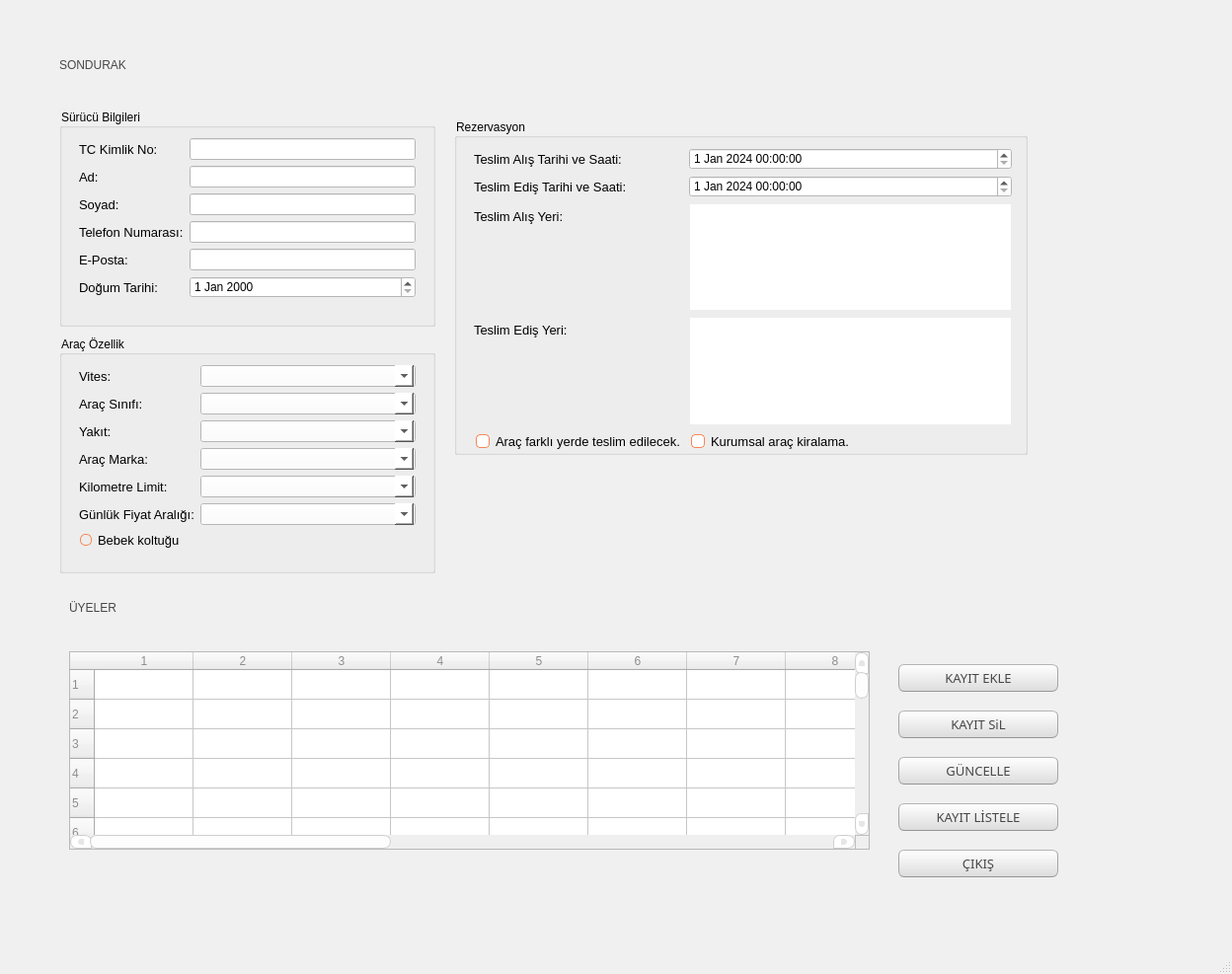
<?xml version="1.0" encoding="UTF-8"?>
<ui version="4.0">
 <class>MainWindow</class>
 <widget class="QMainWindow" name="MainWindow">
  <property name="geometry">
   <rect>
    <x>0</x>
    <y>0</y>
    <width>1248</width>
    <height>987</height>
   </rect>
  </property>
  <property name="windowTitle">
   <string>MainWindow</string>
  </property>
  <property name="styleSheet">
   <string notr="true">QMainWindow {
	background-color:#f0f0f0;
}
QCheckBox {
	padding:2px;
}
QCheckBox:hover {
	border-radius:4px;
	border-style:solid;
	border-width:1px;
	padding-left: 1px;
	padding-right: 1px;
	padding-bottom: 1px;
	padding-top: 1px;
	border-color: rgb(255,150,60);
	background-color:qlineargradient(spread:pad, x1:0.5, y1:1, x2:0.5, y2:0, stop:0 rgba(190, 90, 50, 50), stop:1 rgba(250, 130, 40, 50));
}
QCheckBox::indicator:checked {
	border-radius:4px;
	border-style:solid;
	border-width:1px;
	border-color: rgb(246, 134, 86);
  	background-color:rgb(246, 134, 86)
}
QCheckBox::indicator:unchecked {
	border-radius:4px;
	border-style:solid;
	border-width:1px;
	border-color:rgb(246, 134, 86);
  	background-color:rgb(255,255,255);
}
QColorDialog {
	background-color:#f0f0f0;
}
QComboBox {
	color:rgb(81,72,65);
	background: #ffffff;
}
QComboBox:editable {
	background: #ffffff;
	color: rgb(81,72,65);
	selection-color:rgb(81,72,65);
	selection-background-color: #ffffff;
}
QComboBox QAbstractItemView {
	color:rgb(81,72,65);	
	background: #ffffff;
	selection-color: #ffffff;
	selection-background-color: rgb(246, 134, 86);
}
QComboBox:!editable:on, QComboBox::drop-down:editable:on {
	color:  #1e1d23;	
	background: #ffffff;
}
QDateTimeEdit {
	color:rgb(81,72,65);
	background-color: #ffffff;
}
QDateEdit {
	color:rgb(81,72,65);
	background-color: #ffffff;
}
QDialog {
	background-color:#f0f0f0;
}
QDoubleSpinBox {
	color:rgb(81,72,65);
	background-color: #ffffff;
}
QFontComboBox {
	color:rgb(81,72,65);
	background-color: #ffffff;
}
QLabel {
	color:rgb(17,17,17);
}
QLineEdit {
	background-color:rgb(255,255,255);
	selection-background-color:rgb(236,116,64);
	color:rgb(17,17,17);
}
QMenuBar {
	color:rgb(223,219,210);
	background-color:rgb(65,64,59);
}
QMenuBar::item {
	padding-top:4px;
	padding-left:4px;
	padding-right:4px;
	color:rgb(223,219,210);
	background-color:rgb(65,64,59);
}
QMenuBar::item:selected {
	color:rgb(255,255,255);
	padding-top:2px;
	padding-left:2px;
	padding-right:2px;
	border-top-width:2px;
	border-left-width:2px;
	border-right-width:2px;
	border-top-right-radius:4px;
	border-top-left-radius:4px;
	border-style:solid;
	background-color:rgb(65,64,59);
	border-top-color: rgb(47,47,44);
	border-right-color: qlineargradient(spread:pad, x1:0, y1:1, x2:1, y2:0, stop:0 rgba(90, 87, 78, 255), stop:1 rgba(47,47,44, 255));
	border-left-color:  qlineargradient(spread:pad, x1:1, y1:0, x2:0, y2:0, stop:0 rgba(90, 87, 78, 255), stop:1 rgba(47,47,44, 255));
}
QMenu {
	color:rgb(223,219,210);
	background-color:rgb(65,64,59);
}
QMenu::item {
	color:rgb(223,219,210);
	padding-left:20px;
	padding-top:4px;
	padding-bottom:4px;
	padding-right:10px;
}
QMenu::item:selected {
	color:rgb(255,255,255);
	background-color: qlineargradient(spread:pad, x1:0.5, y1:1, x2:0.5, y2:0, stop:0 rgba(225, 108, 54, 255), stop:1 rgba(246, 134, 86, 255));
	border-style:solid;
	border-width:3px;
	padding-left:17px;
	padding-top:4px;
	padding-bottom:4px;
	padding-right:7px;
	border-bottom-color:qlineargradient(spread:pad, x1:0.5, y1:1, x2:0.5, y2:0, stop:0 rgba(175,85,48,255), stop:1 rgba(236,114,67, 255));
	border-top-color:qlineargradient(spread:pad, x1:0.5, y1:1, x2:0.5, y2:0, stop:0 rgba(253,156,113,255), stop:1 rgba(205,90,46, 255));
	border-right-color:qlineargradient(spread:pad, x1:0, y1:0.5, x2:1, y2:0.5, stop:0 rgba(253,156,113,255), stop:1 rgba(205,90,46, 255));
	border-left-color:qlineargradient(spread:pad, x1:1, y1:0.5, x2:0, y2:0.5, stop:0 rgba(253,156,113,255), stop:1 rgba(205,90,46, 255));
}
QPlainTextEdit {
	border-width: 1px;
	border-style: solid;
	border-color:transparent;
	color:rgb(17,17,17);
	selection-background-color:rgb(236,116,64);
}
QProgressBar {
	text-align: center;
	color: rgb(0, 0, 0);
	border-width: 1px; 
	border-radius: 10px;
	border-style: inset;
	border-color: rgb(150,150,150);
	background-color:rgb(221,221,219);
}
QProgressBar::chunk:horizontal {
	background-color: qlineargradient(spread:pad, x1:0.5, y1:1, x2:0.5, y2:0, stop:0 rgba(225, 108, 54, 255), stop:1 rgba(246, 134, 86, 255));
	border-style: solid;
	border-radius:8px;
	border-width:1px;
	border-bottom-color:qlineargradient(spread:pad, x1:0.5, y1:1, x2:0.5, y2:0, stop:0 rgba(175,85,48,255), stop:1 rgba(236,114,67, 255));
	border-top-color:qlineargradient(spread:pad, x1:0.5, y1:1, x2:0.5, y2:0, stop:0 rgba(253,156,113,255), stop:1 rgba(205,90,46, 255));
	border-right-color:qlineargradient(spread:pad, x1:0, y1:0.5, x2:1, y2:0.5, stop:0 rgba(253,156,113,255), stop:1 rgba(205,90,46, 255));
	border-left-color:qlineargradient(spread:pad, x1:1, y1:0.5, x2:0, y2:0.5, stop:0 rgba(253,156,113,255), stop:1 rgba(205,90,46, 255));
}
QPushButton{
	color:rgb(17,17,17);
	border-width: 1px;
	border-radius: 6px;
	border-bottom-color: rgb(150,150,150);
	border-right-color: rgb(165,165,165);
	border-left-color: rgb(165,165,165);
	border-top-color: rgb(180,180,180);
	border-style: solid;
	padding: 4px;
	background-color: qlineargradient(spread:pad, x1:0.5, y1:1, x2:0.5, y2:0, stop:0 rgba(220, 220, 220, 255), stop:1 rgba(255, 255, 255, 255));
}
QPushButton:hover{
	color:rgb(17,17,17);
	border-width: 1px;
	border-radius:6px;
	border-top-color: rgb(255,150,60);
	border-right-color: qlineargradient(spread:pad, x1:0, y1:1, x2:1, y2:0, stop:0 rgba(200, 70, 20, 255), stop:1 rgba(255,150,60, 255));
	border-left-color:  qlineargradient(spread:pad, x1:1, y1:0, x2:0, y2:0, stop:0 rgba(200, 70, 20, 255), stop:1 rgba(255,150,60, 255));
	border-bottom-color: rgb(200,70,20);
	border-style: solid;
	padding: 2px;
	background-color: qlineargradient(spread:pad, x1:0.5, y1:1, x2:0.5, y2:0, stop:0 rgba(220, 220, 220, 255), stop:1 rgba(255, 255, 255, 255));
}
QPushButton:default{
	color:rgb(17,17,17);
	border-width: 1px;
	border-radius:6px;
	border-top-color: rgb(255,150,60);
	border-right-color: qlineargradient(spread:pad, x1:0, y1:1, x2:1, y2:0, stop:0 rgba(200, 70, 20, 255), stop:1 rgba(255,150,60, 255));
	border-left-color:  qlineargradient(spread:pad, x1:1, y1:0, x2:0, y2:0, stop:0 rgba(200, 70, 20, 255), stop:1 rgba(255,150,60, 255));
	border-bottom-color: rgb(200,70,20);
	border-style: solid;
	padding: 2px;
	background-color: qlineargradient(spread:pad, x1:0.5, y1:1, x2:0.5, y2:0, stop:0 rgba(220, 220, 220, 255), stop:1 rgba(255, 255, 255, 255));
}
QPushButton:pressed{
	color:rgb(17,17,17);
	border-width: 1px;
	border-radius: 6px;
	border-width: 1px;
	border-top-color: rgba(255,150,60,200);
	border-right-color: qlineargradient(spread:pad, x1:0, y1:1, x2:1, y2:0, stop:0 rgba(200, 70, 20, 255), stop:1 rgba(255,150,60, 200));
	border-left-color:  qlineargradient(spread:pad, x1:1, y1:0, x2:0, y2:0, stop:0 rgba(200, 70, 20, 255), stop:1 rgba(255,150,60, 200));
	border-bottom-color: rgba(200,70,20,200);
	border-style: solid;
	padding: 2px;
	background-color: qlineargradient(spread:pad, x1:0.5, y1:0, x2:0.5, y2:1, stop:0 rgba(220, 220, 220, 255), stop:1 rgba(255, 255, 255, 255));
}
QPushButton:disabled{
	color:rgb(174,167,159);
	border-width: 1px;
	border-radius: 6px;
	background-color: qlineargradient(spread:pad, x1:0.5, y1:1, x2:0.5, y2:0, stop:0 rgba(200, 200, 200, 255), stop:1 rgba(230, 230, 230, 255));
}
QRadioButton {
	padding: 1px;
}
QRadioButton::indicator:checked {
	height: 10px;
	width: 10px;
	border-style:solid;
	border-radius:5px;
	border-width: 1px;
	border-color: rgba(246, 134, 86, 255);
	color: #a9b7c6;
	background-color:rgba(246, 134, 86, 255);
}
QRadioButton::indicator:!checked {
	height: 10px;
	width: 10px;
	border-style:solid;
	border-radius:5px;
	border-width: 1px;
	border-color: rgb(246, 134, 86);
	color: #a9b7c6;
	background-color: transparent;
}
QScrollArea {
	color: #FFFFFF;
	background-color:#f0f0f0;
}
QSlider::groove {
	border-style: solid;
	border-width: 1px;
	border-color: rgb(207,207,207);
}
QSlider::groove:horizontal {
	height: 5px;
	background: rgb(246, 134, 86);
}
QSlider::groove:vertical {
	width: 5px;
	background: rgb(246, 134, 86);
}
QSlider::handle:horizontal {
	background: rgb(253,253,253);
	border-style: solid;
	border-width: 1px;
	border-color: rgb(207,207,207);
	width: 12px;
	margin: -5px 0;
	border-radius: 7px;
}
QSlider::handle:vertical {
	background: rgb(253,253,253);
	border-style: solid;
	border-width: 1px;
	border-color: rgb(207,207,207);
	height: 12px;
	margin: 0 -5px;
	border-radius: 7px;
}
QSlider::add-page:horizontal {
 	background: white;
}
QSlider::add-page:vertical {
	background: white;
}
QSlider::sub-page:horizontal {
	background: rgb(246, 134, 86);
}
QSlider::sub-page:vertical {
  	background: rgb(246, 134, 86);
}
QStatusBar {
	color:rgb(81,72,65);
}
QSpinBox {
	color:rgb(81,72,65);
	background-color: #ffffff;
}
QScrollBar:horizontal {
	max-height: 20px;
	border: 1px transparent grey;
	margin: 0px 20px 0px 20px;
}
QScrollBar::handle:horizontal {
	background: rgb(253,253,253);
	border-style: solid;
	border-width: 1px;
	border-color: rgb(207,207,207);
	border-radius: 7px;
	min-width: 25px;
}
QScrollBar::handle:horizontal:hover {
	background: rgb(253,253,253);
	border-style: solid;
	border-width: 1px;
	border-color: rgb(255,150,60);
	border-radius: 7px;
	min-width: 25px;
}
QScrollBar::add-line:horizontal {
  	border: 1px solid;
  	border-color: rgb(207,207,207);
  	border-top-right-radius: 7px;
  	border-top-left-radius: 7px;
  	border-bottom-right-radius: 7px;
  	background: rgb(255, 255, 255);
  	width: 20px;
  	subcontrol-position: right;
  	subcontrol-origin: margin;
}
QScrollBar::add-line:horizontal:hover {
  	border: 1px solid;
  	border-top-right-radius: 7px;
  	border-top-left-radius: 7px;
  	border-bottom-right-radius: 7px;
  	border-color: rgb(255,150,60);
  	background: rgb(255, 255, 255);
  	width: 20px;
  	subcontrol-position: right;
  	subcontrol-origin: margin;
}
QScrollBar::add-line:horizontal:pressed {
  	border: 1px solid grey;
  	border-top-left-radius: 7px;
  	border-top-right-radius: 7px;
  	border-bottom-right-radius: 7px;
  	background: rgb(231,231,231);
  	width: 20px;
  	subcontrol-position: right;
  	subcontrol-origin: margin;
}
QScrollBar::sub-line:horizontal {
  	border: 1px solid;
  	border-color: rgb(207,207,207);
  	border-top-right-radius: 7px;
  	border-top-left-radius: 7px;
  	border-bottom-left-radius: 7px;
  	background: rgb(255, 255, 255);
  	width: 20px;
  	subcontrol-position: left;
  	subcontrol-origin: margin;
}
QScrollBar::sub-line:horizontal:hover {
  	border: 1px solid;
  	border-color: rgb(255,150,60);
  	border-top-right-radius: 7px;
  	border-top-left-radius: 7px;
  	border-bottom-left-radius: 7px;
  	background: rgb(255, 255, 255);
  	width: 20px;
  	subcontrol-position: left;
  	subcontrol-origin: margin;
}
QScrollBar::sub-line:horizontal:pressed {
  	border: 1px solid grey;
  	border-top-right-radius: 7px;
  	border-top-left-radius: 7px;
  	border-bottom-left-radius: 7px;
  	background: rgb(231,231,231);
  	width: 20px;
  	subcontrol-position: left;
  	subcontrol-origin: margin;
}
QScrollBar::left-arrow:horizontal {
  	border: 1px transparent grey;
  	border-top-left-radius: 3px;
  	border-bottom-left-radius: 3px;
  	width: 6px;
  	height: 6px;
  	background: rgb(230,230,230);
}
QScrollBar::right-arrow:horizontal {
	border: 1px transparent grey;
	border-top-right-radius: 3px;
	border-bottom-right-radius: 3px;
  	width: 6px;
  	height: 6px;
 	background: rgb(230,230,230);
}
QScrollBar::add-page:horizontal, QScrollBar::sub-page:horizontal {
 	background: none;
} 
QScrollBar:vertical {
	max-width: 20px;
	border: 1px transparent grey;
	margin: 20px 0px 20px 0px;
}
QScrollBar::add-line:vertical {
	border: 1px solid;
	border-color: rgb(207,207,207);
	border-bottom-right-radius: 7px;
	border-bottom-left-radius: 7px;
	border-top-left-radius: 7px;
	background: rgb(255, 255, 255);
  	height: 20px;
  	subcontrol-position: bottom;
  	subcontrol-origin: margin;
}
QScrollBar::add-line:vertical:hover {
  	border: 1px solid;
  	border-color: rgb(255,150,60);
  	border-bottom-right-radius: 7px;
  	border-bottom-left-radius: 7px;
  	border-top-left-radius: 7px;
  	background: rgb(255, 255, 255);
  	height: 20px;
  	subcontrol-position: bottom;
  	subcontrol-origin: margin;
}
QScrollBar::add-line:vertical:pressed {
  	border: 1px solid grey;
  	border-bottom-left-radius: 7px;
  	border-bottom-right-radius: 7px;
  	border-top-left-radius: 7px;
  	background: rgb(231,231,231);
  	height: 20px;
  	subcontrol-position: bottom;
  	subcontrol-origin: margin;
}
QScrollBar::sub-line:vertical {
  	border: 1px solid;
  	border-color: rgb(207,207,207);
  	border-top-right-radius: 7px;
  	border-top-left-radius: 7px;
  	border-bottom-left-radius: 7px;
  	background: rgb(255, 255, 255);
  	height: 20px;
  	subcontrol-position: top;
  	subcontrol-origin: margin;
}
QScrollBar::sub-line:vertical:hover {
  	border: 1px solid;
  	border-color: rgb(255,150,60);
  	border-top-right-radius: 7px;
  	border-top-left-radius: 7px;
  	border-bottom-left-radius: 7px;
	background: rgb(255, 255, 255);
  	height: 20px;
  	subcontrol-position: top;
  	subcontrol-origin: margin;
}
QScrollBar::sub-line:vertical:pressed {
  	border: 1px solid grey;
  	border-top-left-radius: 7px;
  	border-top-right-radius: 7px;
  	background: rgb(231,231,231);
 	height: 20px;
  	subcontrol-position: top;
  	subcontrol-origin: margin;
}
QScrollBar::handle:vertical {
	background: rgb(253,253,253);
	border-style: solid;
	border-width: 1px;
	border-color: rgb(207,207,207);
	border-radius: 7px;
	min-height: 25px;
}
QScrollBar::handle:vertical:hover {
	background: rgb(253,253,253);
	border-style: solid;
	border-width: 1px;
	border-color: rgb(255,150,60);
	border-radius: 7px;
	min-height: 25px;
}
QScrollBar::up-arrow:vertical {
	border: 1px transparent grey;
  	border-top-left-radius: 3px;
	border-top-right-radius: 3px;
  	width: 6px;
  	height: 6px;
  	background: rgb(230,230,230);
}
QScrollBar::down-arrow:vertical {
  	border: 1px transparent grey;
  	border-bottom-left-radius: 3px;
  	border-bottom-right-radius: 3px;
  	width: 6px;
  	height: 6px;
  	background: rgb(230,230,230);
}
QScrollBar::add-page:vertical, QScrollBar::sub-page:vertical {
  	background: none;
}
QTabWidget {
	color:rgb(0,0,0);
	background-color:rgb(247,246,246);
}
QTabWidget::pane {
	border-color: rgb(180,180,180);
	background-color:rgb(247,246,246);
	border-style: solid;
	border-width: 1px;
  	border-radius: 6px;
}
QTabBar::tab {
	padding-left:4px;
	padding-right:4px;
	padding-bottom:2px;
	padding-top:2px;
	color:rgb(81,72,65);
  	background-color: qlineargradient(spread:pad, x1:0.5, y1:1, x2:0.5, y2:0, stop:0 rgba(221,218,217,255), stop:1 rgba(240,239,238,255));
	border-style: solid;
	border-width: 1px;
  	border-top-right-radius:4px;
	border-top-left-radius:4px;
	border-top-color: rgb(180,180,180);
	border-left-color: rgb(180,180,180);
	border-right-color: rgb(180,180,180);
	border-bottom-color: transparent;
}
QTabBar::tab:selected, QTabBar::tab:last:selected, QTabBar::tab:hover {
  	background-color:rgb(247,246,246);
  	margin-left: 0px;
  	margin-right: 1px;
}
QTabBar::tab:!selected {
	margin-top: 1px;
	margin-right: 1px;
}
QTextEdit {
	border-width: 1px;
	border-style: solid;
	border-color:transparent;
	color:rgb(17,17,17);
	selection-background-color:rgb(236,116,64);
}
QTimeEdit {
	color:rgb(81,72,65);
	background-color: #ffffff;
}
QToolBox {
	color:rgb(81,72,65);
	background-color: #ffffff;
}
QToolBox::tab {
	color:rgb(81,72,65);
	background-color: #ffffff;
}
QToolBox::tab:selected {
	color:rgb(81,72,65);
	background-color: #ffffff;
}</string>
  </property>
  <widget class="QWidget" name="centralwidget">
   <widget class="QGroupBox" name="groupBox">
    <property name="geometry">
     <rect>
      <x>60</x>
      <y>110</y>
      <width>381</width>
      <height>221</height>
     </rect>
    </property>
    <property name="font">
     <font>
      <pointsize>9</pointsize>
      <weight>50</weight>
      <bold>false</bold>
     </font>
    </property>
    <property name="styleSheet">
     <string notr="true">color:rgb(0, 0, 0)</string>
    </property>
    <property name="title">
     <string>Sürücü Bilgileri</string>
    </property>
    <widget class="QWidget" name="formLayoutWidget">
     <property name="geometry">
      <rect>
       <x>20</x>
       <y>30</y>
       <width>341</width>
       <height>181</height>
      </rect>
     </property>
     <layout class="QFormLayout" name="formLayout">
      <item row="0" column="0">
       <widget class="QLabel" name="label">
        <property name="font">
         <font>
          <pointsize>10</pointsize>
         </font>
        </property>
        <property name="styleSheet">
         <string notr="true">color:rgb(0, 0, 0)</string>
        </property>
        <property name="text">
         <string>TC Kimlik No:</string>
        </property>
       </widget>
      </item>
      <item row="1" column="0">
       <widget class="QLabel" name="label_2">
        <property name="font">
         <font>
          <pointsize>10</pointsize>
         </font>
        </property>
        <property name="text">
         <string>Ad:</string>
        </property>
       </widget>
      </item>
      <item row="2" column="0">
       <widget class="QLabel" name="label_3">
        <property name="font">
         <font>
          <pointsize>10</pointsize>
         </font>
        </property>
        <property name="text">
         <string>Soyad:</string>
        </property>
       </widget>
      </item>
      <item row="3" column="0">
       <widget class="QLabel" name="label_4">
        <property name="font">
         <font>
          <pointsize>10</pointsize>
         </font>
        </property>
        <property name="text">
         <string>Telefon Numarası:</string>
        </property>
       </widget>
      </item>
      <item row="4" column="0">
       <widget class="QLabel" name="label_5">
        <property name="font">
         <font>
          <pointsize>10</pointsize>
         </font>
        </property>
        <property name="text">
         <string>E-Posta:</string>
        </property>
       </widget>
      </item>
      <item row="5" column="0">
       <widget class="QLabel" name="label_6">
        <property name="font">
         <font>
          <pointsize>10</pointsize>
         </font>
        </property>
        <property name="text">
         <string>Doğum Tarihi:</string>
        </property>
       </widget>
      </item>
      <item row="0" column="1">
       <widget class="QLineEdit" name="lneTCKimlikNo">
        <property name="styleSheet">
         <string notr="true">color:rgb(207, 207, 207);

</string>
        </property>
       </widget>
      </item>
      <item row="1" column="1">
       <widget class="QLineEdit" name="lneAd"/>
      </item>
      <item row="2" column="1">
       <widget class="QLineEdit" name="lneSoyad"/>
      </item>
      <item row="3" column="1">
       <widget class="QLineEdit" name="lneTelefonNumarasi"/>
      </item>
      <item row="4" column="1">
       <widget class="QLineEdit" name="lneEPosta"/>
      </item>
      <item row="5" column="1">
       <widget class="QDateEdit" name="dteDogumTarihi"/>
      </item>
     </layout>
    </widget>
   </widget>
   <widget class="QGroupBox" name="groupBox_3">
    <property name="geometry">
     <rect>
      <x>60</x>
      <y>340</y>
      <width>381</width>
      <height>241</height>
     </rect>
    </property>
    <property name="font">
     <font>
      <pointsize>9</pointsize>
     </font>
    </property>
    <property name="styleSheet">
     <string notr="true">color:rgb(0, 0, 0)</string>
    </property>
    <property name="title">
     <string>Araç Özellik</string>
    </property>
    <widget class="QWidget" name="formLayoutWidget_4">
     <property name="geometry">
      <rect>
       <x>20</x>
       <y>30</y>
       <width>341</width>
       <height>201</height>
      </rect>
     </property>
     <layout class="QFormLayout" name="formLayout_4">
      <item row="0" column="0">
       <widget class="QLabel" name="label_11">
        <property name="font">
         <font>
          <pointsize>10</pointsize>
         </font>
        </property>
        <property name="text">
         <string>Vites:</string>
        </property>
       </widget>
      </item>
      <item row="0" column="1">
       <widget class="QComboBox" name="cmbVites">
        <property name="currentIndex">
         <number>-1</number>
        </property>
        <item>
         <property name="text">
          <string>Manuel</string>
         </property>
        </item>
        <item>
         <property name="text">
          <string>Otomatik</string>
         </property>
        </item>
       </widget>
      </item>
      <item row="1" column="0">
       <widget class="QLabel" name="label_12">
        <property name="font">
         <font>
          <pointsize>10</pointsize>
         </font>
        </property>
        <property name="text">
         <string>Araç Sınıfı:</string>
        </property>
       </widget>
      </item>
      <item row="1" column="1">
       <widget class="QComboBox" name="cmbAracSinifi">
        <property name="currentIndex">
         <number>-1</number>
        </property>
        <item>
         <property name="text">
          <string>Ekonomik</string>
         </property>
        </item>
        <item>
         <property name="text">
          <string>Orta</string>
         </property>
        </item>
        <item>
         <property name="text">
          <string>Lüks</string>
         </property>
        </item>
        <item>
         <property name="text">
          <string>Minibüs</string>
         </property>
        </item>
       </widget>
      </item>
      <item row="2" column="0">
       <widget class="QLabel" name="label_13">
        <property name="font">
         <font>
          <pointsize>10</pointsize>
         </font>
        </property>
        <property name="text">
         <string>Yakıt:</string>
        </property>
       </widget>
      </item>
      <item row="2" column="1">
       <widget class="QComboBox" name="cmbYakit">
        <property name="currentIndex">
         <number>-1</number>
        </property>
        <item>
         <property name="text">
          <string>Dizel</string>
         </property>
        </item>
        <item>
         <property name="text">
          <string>Benzin</string>
         </property>
        </item>
        <item>
         <property name="text">
          <string>Hibrit</string>
         </property>
        </item>
       </widget>
      </item>
      <item row="3" column="0">
       <widget class="QLabel" name="label_14">
        <property name="font">
         <font>
          <pointsize>10</pointsize>
         </font>
        </property>
        <property name="text">
         <string>Araç Marka:</string>
        </property>
       </widget>
      </item>
      <item row="3" column="1">
       <widget class="QComboBox" name="cmbAracMarka">
        <property name="currentIndex">
         <number>-1</number>
        </property>
        <item>
         <property name="text">
          <string>Audi</string>
         </property>
        </item>
        <item>
         <property name="text">
          <string>Bmw</string>
         </property>
        </item>
        <item>
         <property name="text">
          <string>Citroen</string>
         </property>
        </item>
        <item>
         <property name="text">
          <string>Dacia</string>
         </property>
        </item>
        <item>
         <property name="text">
          <string>Fiat</string>
         </property>
        </item>
        <item>
         <property name="text">
          <string>Ford</string>
         </property>
        </item>
        <item>
         <property name="text">
          <string>Hyundai</string>
         </property>
        </item>
        <item>
         <property name="text">
          <string>Jeep</string>
         </property>
        </item>
        <item>
         <property name="text">
          <string>Mercedes</string>
         </property>
        </item>
        <item>
         <property name="text">
          <string>Nissan</string>
         </property>
        </item>
        <item>
         <property name="text">
          <string>Opel</string>
         </property>
        </item>
        <item>
         <property name="text">
          <string>Range Rover</string>
         </property>
        </item>
        <item>
         <property name="text">
          <string>Renault</string>
         </property>
        </item>
        <item>
         <property name="text">
          <string>Toyota</string>
         </property>
        </item>
        <item>
         <property name="text">
          <string>Volkswagen</string>
         </property>
        </item>
       </widget>
      </item>
      <item row="4" column="0">
       <widget class="QLabel" name="label_16">
        <property name="font">
         <font>
          <pointsize>10</pointsize>
         </font>
        </property>
        <property name="text">
         <string>Kilometre Limit:</string>
        </property>
       </widget>
      </item>
      <item row="4" column="1">
       <widget class="QComboBox" name="cmbKMLimit">
        <property name="currentIndex">
         <number>-1</number>
        </property>
        <item>
         <property name="text">
          <string>0-1000km</string>
         </property>
        </item>
        <item>
         <property name="text">
          <string>1000-2000km</string>
         </property>
        </item>
        <item>
         <property name="text">
          <string>2000-4000km</string>
         </property>
        </item>
        <item>
         <property name="text">
          <string>4000-6000km</string>
         </property>
        </item>
       </widget>
      </item>
      <item row="5" column="0">
       <widget class="QLabel" name="label_17">
        <property name="font">
         <font>
          <pointsize>10</pointsize>
         </font>
        </property>
        <property name="text">
         <string>Günlük Fiyat Aralığı:</string>
        </property>
       </widget>
      </item>
      <item row="5" column="1">
       <widget class="QComboBox" name="cmbFiyatAraligi">
        <property name="currentIndex">
         <number>-1</number>
        </property>
        <item>
         <property name="text">
          <string>TRY1000-TRY2000</string>
         </property>
        </item>
        <item>
         <property name="text">
          <string>TRY2000-TRY4000</string>
         </property>
        </item>
        <item>
         <property name="text">
          <string>TRY4000-TRY6000</string>
         </property>
        </item>
        <item>
         <property name="text">
          <string>TRY6000+</string>
         </property>
        </item>
       </widget>
      </item>
      <item row="6" column="0">
       <widget class="QRadioButton" name="rdbBebekKoltugu">
        <property name="font">
         <font>
          <pointsize>10</pointsize>
         </font>
        </property>
        <property name="text">
         <string>Bebek koltuğu</string>
        </property>
       </widget>
      </item>
     </layout>
    </widget>
   </widget>
   <widget class="QWidget" name="verticalLayoutWidget_2">
    <property name="geometry">
     <rect>
      <x>70</x>
      <y>660</y>
      <width>811</width>
      <height>201</height>
     </rect>
    </property>
    <layout class="QVBoxLayout" name="verticalLayout_2">
     <item>
      <widget class="QTableWidget" name="tblwMusteriBilgi">
       <property name="styleSheet">
        <string notr="true">color:rgb(141, 141, 141)</string>
       </property>
       <property name="verticalScrollMode">
        <enum>QAbstractItemView::ScrollPerPixel</enum>
       </property>
       <property name="horizontalScrollMode">
        <enum>QAbstractItemView::ScrollPerPixel</enum>
       </property>
       <property name="rowCount">
        <number>100</number>
       </property>
       <property name="columnCount">
        <number>19</number>
       </property>
       <row/>
       <row/>
       <row/>
       <row/>
       <row/>
       <row/>
       <row/>
       <row/>
       <row/>
       <row/>
       <row/>
       <row/>
       <row/>
       <row/>
       <row/>
       <row/>
       <row/>
       <row/>
       <row/>
       <row/>
       <row/>
       <row/>
       <row/>
       <row/>
       <row/>
       <row/>
       <row/>
       <row/>
       <row/>
       <row/>
       <row/>
       <row/>
       <row/>
       <row/>
       <row/>
       <row/>
       <row/>
       <row/>
       <row/>
       <row/>
       <row/>
       <row/>
       <row/>
       <row/>
       <row/>
       <row/>
       <row/>
       <row/>
       <row/>
       <row/>
       <row/>
       <row/>
       <row/>
       <row/>
       <row/>
       <row/>
       <row/>
       <row/>
       <row/>
       <row/>
       <row/>
       <row/>
       <row/>
       <row/>
       <row/>
       <row/>
       <row/>
       <row/>
       <row/>
       <row/>
       <row/>
       <row/>
       <row/>
       <row/>
       <row/>
       <row/>
       <row/>
       <row/>
       <row/>
       <row/>
       <row/>
       <row/>
       <row/>
       <row/>
       <row/>
       <row/>
       <row/>
       <row/>
       <row/>
       <row/>
       <row/>
       <row/>
       <row/>
       <row/>
       <row/>
       <row/>
       <row/>
       <row/>
       <row/>
       <row/>
       <column/>
       <column/>
       <column/>
       <column/>
       <column/>
       <column/>
       <column/>
       <column/>
       <column/>
       <column/>
       <column/>
       <column/>
       <column/>
       <column/>
       <column/>
       <column/>
       <column/>
       <column/>
       <column/>
      </widget>
     </item>
    </layout>
   </widget>
   <widget class="QLabel" name="label_15">
    <property name="geometry">
     <rect>
      <x>60</x>
      <y>40</y>
      <width>261</width>
      <height>51</height>
     </rect>
    </property>
    <property name="styleSheet">
     <string notr="true">color:rgb(71, 71, 71);
background-image:url(:/images/saydam.png);
font: 16pt &quot;Gill Sans Ultra Bold&quot;;</string>
    </property>
    <property name="text">
     <string>SONDURAK</string>
    </property>
   </widget>
   <widget class="QLabel" name="label_18">
    <property name="geometry">
     <rect>
      <x>70</x>
      <y>600</y>
      <width>131</width>
      <height>31</height>
     </rect>
    </property>
    <property name="styleSheet">
     <string notr="true">color:rgb(71, 71, 71);
font: 12pt &quot;Gill Sans Ultra Bold&quot;;
background-image: url(:/images/saydam.png);</string>
    </property>
    <property name="text">
     <string>ÜYELER</string>
    </property>
   </widget>
   <widget class="QGroupBox" name="groupBox_2">
    <property name="geometry">
     <rect>
      <x>460</x>
      <y>120</y>
      <width>581</width>
      <height>341</height>
     </rect>
    </property>
    <property name="font">
     <font>
      <pointsize>9</pointsize>
      <weight>50</weight>
      <bold>false</bold>
     </font>
    </property>
    <property name="styleSheet">
     <string notr="true">color:rgb(0, 0, 0)</string>
    </property>
    <property name="title">
     <string>Rezervasyon</string>
    </property>
    <widget class="QWidget" name="formLayoutWidget_2">
     <property name="geometry">
      <rect>
       <x>20</x>
       <y>30</y>
       <width>545</width>
       <height>307</height>
      </rect>
     </property>
     <layout class="QFormLayout" name="formLayout_2">
      <item row="0" column="0">
       <widget class="QLabel" name="label_7">
        <property name="font">
         <font>
          <pointsize>10</pointsize>
         </font>
        </property>
        <property name="text">
         <string>Teslim Alış Tarihi ve Saati:</string>
        </property>
       </widget>
      </item>
      <item row="0" column="1">
       <widget class="QDateTimeEdit" name="dteTeslimAlisTarih">
        <property name="dateTime">
         <datetime>
          <hour>0</hour>
          <minute>0</minute>
          <second>0</second>
          <year>2024</year>
          <month>1</month>
          <day>1</day>
         </datetime>
        </property>
       </widget>
      </item>
      <item row="1" column="0">
       <widget class="QLabel" name="label_8">
        <property name="font">
         <font>
          <pointsize>10</pointsize>
         </font>
        </property>
        <property name="text">
         <string>Teslim Ediş Tarihi ve Saati:</string>
        </property>
       </widget>
      </item>
      <item row="1" column="1">
       <widget class="QDateTimeEdit" name="dteTeslimEdisTarih">
        <property name="date">
         <date>
          <year>2024</year>
          <month>1</month>
          <day>1</day>
         </date>
        </property>
       </widget>
      </item>
      <item row="5" column="0">
       <widget class="QCheckBox" name="chkFarkliYer">
        <property name="font">
         <font>
          <pointsize>10</pointsize>
         </font>
        </property>
        <property name="text">
         <string>Araç farklı yerde teslim edilecek.</string>
        </property>
       </widget>
      </item>
      <item row="5" column="1">
       <widget class="QCheckBox" name="chkKurumsalArac">
        <property name="font">
         <font>
          <pointsize>10</pointsize>
         </font>
        </property>
        <property name="text">
         <string>Kurumsal araç kiralama.</string>
        </property>
       </widget>
      </item>
      <item row="2" column="0">
       <widget class="QLabel" name="label_9">
        <property name="font">
         <font>
          <pointsize>10</pointsize>
         </font>
        </property>
        <property name="text">
         <string>Teslim Alış Yeri:</string>
        </property>
       </widget>
      </item>
      <item row="3" column="0">
       <widget class="QLabel" name="label_10">
        <property name="font">
         <font>
          <pointsize>10</pointsize>
         </font>
        </property>
        <property name="text">
         <string>Teslim Ediş Yeri:</string>
        </property>
       </widget>
      </item>
      <item row="2" column="1">
       <widget class="QTextEdit" name="txtAlis"/>
      </item>
      <item row="3" column="1">
       <widget class="QTextEdit" name="txtEdis"/>
      </item>
     </layout>
    </widget>
   </widget>
   <widget class="QWidget" name="verticalLayoutWidget_3">
    <property name="geometry">
     <rect>
      <x>910</x>
      <y>660</y>
      <width>162</width>
      <height>247</height>
     </rect>
    </property>
    <layout class="QVBoxLayout" name="verticalLayout_3">
     <item>
      <widget class="QPushButton" name="btnEkle">
       <property name="enabled">
        <bool>true</bool>
       </property>
       <property name="font">
        <font>
         <family>Gill Sans Ultra Bold</family>
         <pointsize>10</pointsize>
         <weight>50</weight>
         <italic>false</italic>
         <bold>false</bold>
        </font>
       </property>
       <property name="mouseTracking">
        <bool>false</bool>
       </property>
       <property name="acceptDrops">
        <bool>false</bool>
       </property>
       <property name="toolTip">
        <string/>
       </property>
       <property name="autoFillBackground">
        <bool>false</bool>
       </property>
       <property name="styleSheet">
        <string notr="true">color:rgb(71, 71, 71);
font: 10pt &quot;Gill Sans Ultra Bold&quot;;</string>
       </property>
       <property name="inputMethodHints">
        <set>Qt::ImhNone</set>
       </property>
       <property name="text">
        <string>KAYIT EKLE</string>
       </property>
       <property name="checkable">
        <bool>false</bool>
       </property>
       <property name="autoRepeat">
        <bool>false</bool>
       </property>
       <property name="autoExclusive">
        <bool>false</bool>
       </property>
       <property name="autoDefault">
        <bool>false</bool>
       </property>
       <property name="default">
        <bool>false</bool>
       </property>
       <property name="flat">
        <bool>false</bool>
       </property>
      </widget>
     </item>
     <item>
      <widget class="QPushButton" name="btnSil">
       <property name="font">
        <font>
         <family>Gill Sans Ultra Bold</family>
         <pointsize>10</pointsize>
         <weight>50</weight>
         <italic>false</italic>
         <bold>false</bold>
        </font>
       </property>
       <property name="styleSheet">
        <string notr="true">color:rgb(71, 71, 71);
font: 10pt &quot;Gill Sans Ultra Bold&quot;;</string>
       </property>
       <property name="text">
        <string>KAYIT SiL</string>
       </property>
      </widget>
     </item>
     <item>
      <widget class="QPushButton" name="btnGuncelle">
       <property name="font">
        <font>
         <family>Gill Sans Ultra Bold</family>
         <pointsize>10</pointsize>
         <weight>50</weight>
         <italic>false</italic>
         <bold>false</bold>
        </font>
       </property>
       <property name="styleSheet">
        <string notr="true">color:rgb(71, 71, 71);
font: 10pt &quot;Gill Sans Ultra Bold&quot;;</string>
       </property>
       <property name="text">
        <string>GÜNCELLE</string>
       </property>
      </widget>
     </item>
     <item>
      <widget class="QPushButton" name="btnListele">
       <property name="font">
        <font>
         <family>Gill Sans Ultra Bold</family>
         <pointsize>10</pointsize>
         <weight>50</weight>
         <italic>false</italic>
         <bold>false</bold>
        </font>
       </property>
       <property name="styleSheet">
        <string notr="true">color:rgb(71, 71, 71);
font: 10pt &quot;Gill Sans Ultra Bold&quot;;</string>
       </property>
       <property name="text">
        <string>KAYIT LİSTELE</string>
       </property>
      </widget>
     </item>
     <item>
      <widget class="QPushButton" name="btncikis">
       <property name="font">
        <font>
         <family>Gill Sans Ultra Bold</family>
         <pointsize>10</pointsize>
         <weight>50</weight>
         <italic>false</italic>
         <bold>false</bold>
        </font>
       </property>
       <property name="styleSheet">
        <string notr="true">color:rgb(71, 71, 71);
font: 10pt &quot;Gill Sans Ultra Bold&quot;;</string>
       </property>
       <property name="text">
        <string>ÇIKIŞ</string>
       </property>
      </widget>
     </item>
    </layout>
   </widget>
  </widget>
  <widget class="QMenuBar" name="menubar">
   <property name="geometry">
    <rect>
     <x>0</x>
     <y>0</y>
     <width>1248</width>
     <height>25</height>
    </rect>
   </property>
  </widget>
  <widget class="QStatusBar" name="statusbar"/>
 </widget>
 <resources/>
 <connections/>
</ui>
